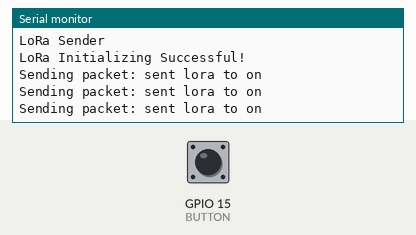
Bench run of a sketch on a simulated ESP32. Shown: the last lines printed to the serial monitor. The test bench sets the inputs (shaded band); at power-on: GPIO 15 (BUTTON) HIGH. No radio packets arrive unless stated.

Above: at 1.2 s.
1.3 s: GPIO 15 (BUTTON) pulled LOW for 0.15 s
At 1.56 s:
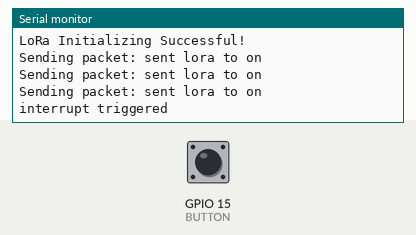
At 2.0 s:
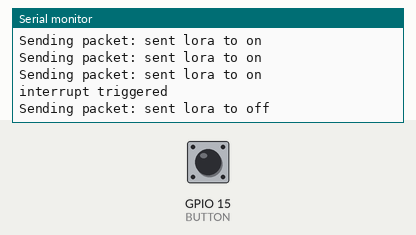

The sketch:

Emissor_V1.ino
```cpp
//https://embeddedthere.com/esp32-lora-tutorial-using-arduino-ide/
//Incuding arduino default SPI library

#include <SPI.h>
//Incuding LoRa library
#include <LoRa.h>

//define the pins used by the transceiver module
#define NSS 4
#define RST 5
#define DI0 2
#define BUTTON 15

//this variable is for update the status of the push button
uint8_t button_status = 0;

// this function is called the Interrupt Setvice Routine (ISR).
// When button is pressed, this function will trigger.
// and, update the "button_status" variable to (1 to 0) or (0 to 1)
void IRAM_ATTR ISR() {
  Serial.println("interrupt triggered");
  //every time the interrupt is triggered,
  // button_status value will inverse (0 to 1) or (1 to 0)
  button_status = !button_status;
}

void setup() {
  //initialize Serial Monitor
  Serial.begin(115200);
  //take pin 25 as INPUT with PULL-UP.
  //PULLUP means pin 15 is normally high. When button pressed it gets LOW
  pinMode(BUTTON, INPUT_PULLUP);
  //Attaching an Interrupt to pin 25 (BUTTON pin)
  // when button goes (high to low) state, then interrupt will triggered
  attachInterrupt(BUTTON, ISR, FALLING);
  Serial.println("LoRa Sender");
  //setup LoRa sender
  LoRa.setPins(NSS, RST, DI0);
  //Select the frequency accordng to your location
  //433E6 for Asia
  //866E6 for Europe
  //915E6 for North America
  while (!LoRa.begin(915E6)) {
    Serial.println(".");
    delay(500);
  }
  // Change sync word (0xF1) to match the receiver LoRa
  // This code ensure that you don't get LoRa messages
  // from other LoRa transceivers
  // ranges from 0-0xFF
  LoRa.setSyncWord(0xF1);
  Serial.println("LoRa Initializing Successful!");
}

void loop() {
  Serial.print("Sending packet: ");
  //If the button_status is 1, Send LoRa packet "on" to receiver LoRa
  if(button_status == 0){
      LoRa.beginPacket();
      LoRa.print("on");
      LoRa.endPacket();
      Serial.println("sent lora to on");

   }
    //If the button_status is 0, Send LoRa packet "off" to receiver LoRa
   if(button_status == 1){
      LoRa.beginPacket();
      LoRa.print("off");
      LoRa.endPacket();
      Serial.println("sent lora to off");
   }
   delay(500);
}
```

Measured:
- after the input at 1.3 s, the serial monitor: prints a new line at once (image 1)
